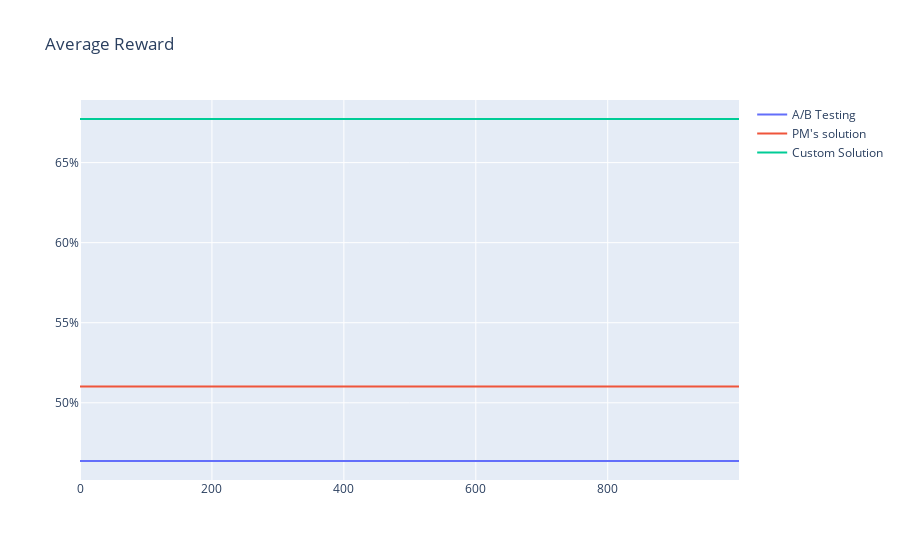

Source (notebook cell):
### Code cell
plot(mc, metric = "average_reward", title="Average Reward", is_marketing_name=True, is_percents = True).show()

### Figure 1 — Plotly figure (JSON) as saved in the notebook; plotly's stock layout.template omitted (floating-point values rounded to 4 significant figures; data arrays with more than 128 entries replaced by an {"elided": "..."} marker saying what was removed)
{"data": [{"mode": "lines", "name": "A/B Testing", "type": "scatter", "x": {"elided": "1000 int values"}, "y": {"elided": "1000 float values"}}, {"mode": "lines", "name": "PM's solution", "type": "scatter", "x": {"elided": "1000 int values"}, "y": {"elided": "1000 float values"}}, {"mode": "lines", "name": "Custom Solution", "type": "scatter", "x": {"elided": "1000 int values"}, "y": {"elided": "1000 float values"}}], "layout": {"autosize": true, "title": {"text": "Average Reward"}, "yaxis": {"tickformat": "0.0%"}}}
